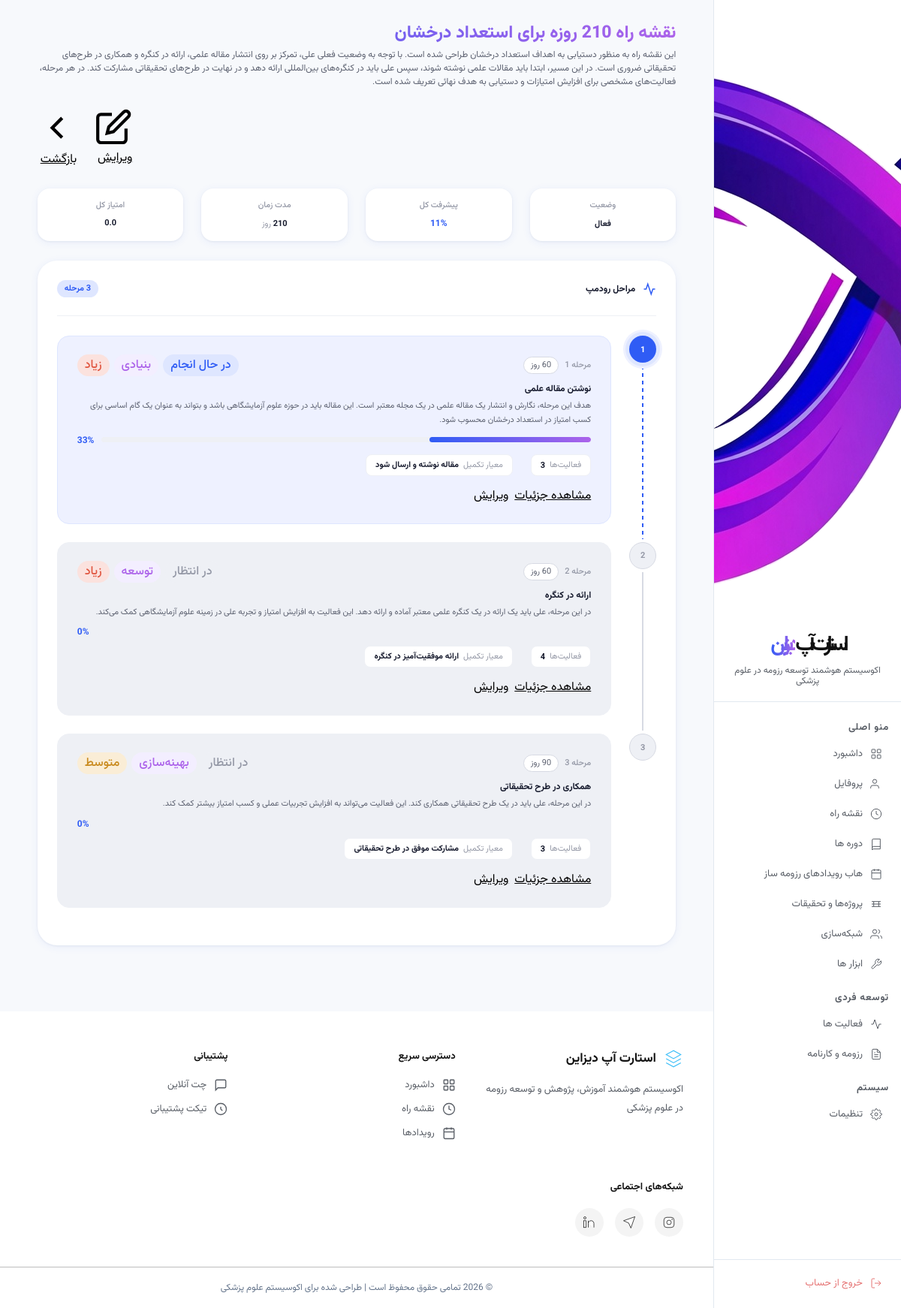
Page /roadmap/13/ (signed in) on the committed database.
### roadmap/models.py (models this page shows, shortened)
class Roadmap(models.Model):
    STATUS_CHOICES = [
        ('draft', 'پیش‌نویس'),
        ('active', 'فعال'),
        ('completed', 'تکمیل‌شده'),
        ('paused', 'متوقف'),
    ]
    GOAL_CHOICES = [
        ('estedad_darakhshan', 'استعداد درخشان'),
        ('40_emtiaz', '۴۰ امتیازی'),
        ('heyat_elmi', 'هیات علمی'),
        ('research_position', 'ریسرچ پوزیشن / فلوشیپ خارج'),
        ('general', 'بهبود عمومی'),
    ]
    user = models.ForeignKey(User, on_delete=models.CASCADE, related_name='roadmaps')
    title = models.CharField(max_length=255, verbose_name='عنوان رودمپ')
    description = models.TextField(blank=True, null=True, verbose_name='توضیحات')
    goal = models.CharField(max_length=50, choices=GOAL_CHOICES, verbose_name='هدف')
    goal_details = models.TextField(blank=True, null=True, verbose_name='جزئیات هدف')
    status = models.CharField(
        max_length=20,
        choices=STATUS_CHOICES,
        default='draft',
        verbose_name='وضعیت'
    )
    duration_days = models.PositiveIntegerField(
        validators=[MinValueValidator(1), MaxValueValidator(1095)],
        verbose_name='مدت زمان (روز)'
    )
    start_date = models.DateField(auto_now_add=True, verbose_name='تاریخ شروع')
    target_end_date = models.DateField(verbose_name='تاریخ هدف')
    ai_generated = models.BooleanField(default=False, verbose_name='تولید شده توسط AI')
    ai_prompt = models.TextField(blank=True, null=True, verbose_name='prompt AI')
    ai_analysis = models.JSONField(default=dict, blank=True, verbose_name='تحلیل AI')
    total_score = models.FloatField(default=0, verbose_name='امتیاز کل')
    score_breakdown = models.JSONField(default=dict, blank=True, verbose_name='تفکیک امتیاز')
    created_at = models.DateTimeField(auto_now_add=True)
    updated_at = models.DateTimeField(auto_now=True)
    class Meta:
        ordering = ['-created_at']
        verbose_name = 'نقشه راه'
        verbose_name_plural = 'نقشه‌های راه'
    def get_progress(self):
        stages = self.stages.all()
        if not stages:
            return 0
        total = sum(stage.get_progress() for stage in stages)
        return int(total / stages.count())
    def get_active_stage(self):
        return self.stages.filter(status='active').first()
    def get_remaining_days(self):
        from datetime import date
        remaining = (self.target_end_date - date.today()).days
        return max(0, remaining)

class Stage(models.Model):
    STATUS_CHOICES = [
        ('upcoming', 'در انتظار'),
        ('active', 'در حال انجام'),
        ('completed', 'تکمیل‌شده'),
    ]
    PHASE_TYPE_CHOICES = [
        ('foundation', 'بنیادی'),
        ('development', 'توسعه'),
        ('optimization', 'بهینه‌سازی'),
        ('execution', 'اجرا'),
    ]
    PRIORITY_CHOICES = [
        ('low', 'کم'),
        ('medium', 'متوسط'),
        ('high', 'زیاد'),
    ]
    roadmap = models.ForeignKey(Roadmap, on_delete=models.CASCADE, related_name='stages')
    order = models.PositiveIntegerField(verbose_name='ترتیب')
    title = models.CharField(max_length=255, verbose_name='عنوان مرحله')
    description = models.TextField(blank=True, null=True, verbose_name='توضیحات')
    objectives = models.TextField(blank=True, null=True, verbose_name='اهداف')
    status = models.CharField(
        max_length=20,
        choices=STATUS_CHOICES,
        default='upcoming',
        verbose_name='وضعیت'
    )
    phase_type = models.CharField(
        max_length=20,
        choices=PHASE_TYPE_CHOICES,
        blank=True,
        null=True,
        verbose_name='نوع فاز'
    )
    priority = models.CharField(
        max_length=10,
        choices=PRIORITY_CHOICES,
        default='medium',
        verbose_name='اولویت'
    )
    duration_days = models.PositiveIntegerField(verbose_name='مدت زمان (روز)')
    start_date = models.DateField(verbose_name='تاریخ شروع')
    end_date = models.DateField(verbose_name='تاریخ پایان')
    milestone = models.CharField(
        max_length=500,
        blank=True,
        null=True,
        verbose_name='نقطه عطف (معیار تکمیل)'
    )
    success_criteria = models.JSONField(default=list, blank=True, verbose_name='معیارهای موفقیت')
    risks = models.JSONField(default=list, blank=True, verbose_name='ریسک‌های احتمالی')
    recommended_resources = models.JSONField(default=list, blank=True, verbose_name='منابع پیشنهادی')
    created_at = models.DateTimeField(auto_now_add=True)
    updated_at = models.DateTimeField(auto_now=True)
    class Meta:
        ordering = ['roadmap', 'order']
        verbose_name = 'مرحله'
        verbose_name_plural = 'مراحل'
        unique_together = ('roadmap', 'order')
    def get_progress(self):
        activities = self.stage_activities.all()
        if not activities:
            return 0
        completed = activities.filter(is_completed=True).count()
        return int((completed / activities.count()) * 100)

### roadmap/views.py (the view)
# urls.py: path('<int:pk>/', views.roadmap_detail, name='roadmap_detail'),
@login_required
def roadmap_detail(request, pk):
    roadmap = get_object_or_404(Roadmap, pk=pk, user=request.user)
    stages = roadmap.stages.prefetch_related('stage_activities').order_by('order')
    score_data = calculate_roadmap_score(roadmap, roadmap.ai_analysis)
    roadmap.total_score = score_data['total_score']
    roadmap.score_breakdown = score_data['breakdown']
    roadmap.save()
    context = {
        'roadmap': roadmap,
        'stages': stages,
        'total_progress': roadmap.get_progress(),
        'total_duration': roadmap.duration_days,
        'active_stage_id': roadmap.get_active_stage().id if roadmap.get_active_stage() else None,
        'remaining_days': roadmap.get_remaining_days(),
        'score_breakdown': score_data['breakdown'],
    }
    return render(request, 'roadmap/roadmap_detail.html', context)

### roadmap/services/scoring.py (called while the page is built)
def calculate_roadmap_score(roadmap, profile_data: dict) -> dict:
    goal = roadmap.goal
    score_breakdown = {}
    total_score = 0
    if goal == 'estedad_darakhshan':
        score_breakdown = _score_estedad(profile_data)
    elif goal == '40_emtiaz':
        score_breakdown = _score_40emtiaz(profile_data)
    elif goal == 'heyat_elmi':
        score_breakdown = _score_heyat_elmi(profile_data)
    elif goal == 'research_position':
        score_breakdown = _score_research_position(profile_data)
    total_score = sum(v.get('score', 0) for v in score_breakdown.values())
    return {
        'total_score': total_score,
        'breakdown': score_breakdown,
    }

def _score_estedad(profile_data: dict) -> dict:
    articles = profile_data.get('articles', [])
    presentations = profile_data.get('presentations', [])
    isi_articles = [
        a for a in articles
        if a.get('index') in ['ISI / Web of Science', 'ISI + Scopus', 'Scopus']
    ]
    return {
        'articles': {
            'score': min(len(isi_articles) * 10, 50),
            'detail': f'{len(isi_articles)} مقاله ISI'
        },
        'presentations': {
            'score': min(len(presentations) * 5, 20),
            'detail': f'{len(presentations)} ارائه'
        },
    }

### templates/roadmap/roadmap_detail.html (shortened to what this page needs)
{% extends 'base.html' %}
{% load static %}
{% block extra_css %}
<link rel="stylesheet" href="{% static 'css/roadmap.css' %}">
{% endblock %}
{% block content %}
<div class="rm-page">
  <div class="rm-page-header">
    <div class="rm-header-left">
      <h1 class="rm-page-title">{{ roadmap.title }}</h1>
      <p class="rm-page-desc">{{ roadmap.description|default:"بدون توضیح" }}</p>
    </div>
    <div class="rm-header-actions">
      <a href="{% url 'roadmap:roadmap_edit' roadmap.id %}" class="rm-btn rm-btn-outline">
        <svg viewBox="0 0 24 24" fill="none" stroke="currentColor" stroke-width="2">
          <path d="M11 4H4a2 2 0 0 0-2 2v14a2 2 0 0 0 2 2h14a2 2 0 0 0 2-2v-7"/>
          <path d="M18.5 2.5a2.121 2.121 0 0 1 3 3L12 15l-4 1 1-4 9.5-9.5z"/>
        </svg>
        ویرایش
      </a>
      <a href="{% url 'roadmap:roadmap_list' %}" class="rm-btn rm-btn-outline">
        <svg viewBox="0 0 24 24" fill="none" stroke="currentColor" stroke-width="2">
          <polyline points="15 18 9 12 15 6"/>
        </svg>
        بازگشت
      </a>
    </div>
  </div>
  <div class="rm-stats-row">
    <div class="rm-stat-card">
      <span class="rm-stat-label">وضعیت</span>
      <span class="rm-stat-value">
        {% if roadmap.status == 'active' %}فعال
        {% elif roadmap.status == 'completed' %}تکمیل‌شده
        {% else %} {{ roadmap.get_status_display }}{% endif %}
      </span>
    </div>
    <div class="rm-stat-card">
      <span class="rm-stat-label">پیشرفت کل</span>
      <div class="rm-progress-wrap">
        <span class="rm-progress-pct">{{ total_progress }}%</span>
      </div>
    </div>
    <div class="rm-stat-card">
      <span class="rm-stat-label">مدت زمان</span>
      <span class="rm-stat-value">{{ total_duration }} <small>روز</small></span>
    </div>
    <div class="rm-stat-card">
      <span class="rm-stat-label">امتیاز کل</span>
      <span class="rm-stat-value">{{ roadmap.total_score|floatformat:1 }}</span>
    </div>
  </div>
  <div class="rm-body">
    <div class="rm-section-title">
      <svg viewBox="0 0 24 24" fill="none" stroke="currentColor" stroke-width="2">
        <polyline points="22 12 18 12 15 21 9 3 6 12 2 12"/>
      </svg>
      مراحل رودمپ
      <span class="title-badge">{{ stages|length }} مرحله</span>
    </div>
    {% if stages %}
    <div class="rm-timeline">
      {% for stage in stages %}
      {% with prog=stage.get_progress %}
      <div class="rm-step {% if prog == 100 %}rm-done{% elif stage.id == active_stage_id %}rm-active{% else %}rm-upcoming{% endif %}">
        <div class="rm-step-aside">
          <div class="rm-step-node {% if prog == 100 %}rm-node-done{% elif stage.id == active_stage_id %}rm-node-active{% else %}rm-node-upcoming{% endif %}">
            {% if prog == 100 %}
            <svg viewBox="0 0 24 24" fill="none" stroke="currentColor" stroke-width="3"><polyline points="20 6 9 17 4 12"/></svg>
            {% else %}{{ stage.order }}{% endif %}
          </div>
          {% if not forloop.last %}<div class="rm-step-line"></div>{% endif %}
        </div>
        <div class="rm-step-body">
          <div class="rm-step-header">
            <div class="rm-step-meta">
              <span class="rm-step-num">مرحله {{ stage.order }}</span>
              <span class="rm-step-period">{{ stage.duration_days }} روز</span>
            </div>
            <div class="rm-step-badges">
              <span class="tag {% if prog == 100 %}rm-status-done{% elif stage.id == active_stage_id %}rm-status-active{% else %}rm-status-upcoming{% endif %}">
                {% if prog == 100 %}تکمیل‌شده
                {% elif stage.id == active_stage_id %}در حال انجام
                {% else %}در انتظار{% endif %}
              </span>
              {% if stage.phase_type %}<span class="tag tag-phase">{{ stage.get_phase_type_display }}</span>{% endif %}
              {% if stage.priority %}<span class="tag tag-priority tag-priority-{{ stage.priority }}">{{ stage.get_priority_display }}</span>{% endif %}
            </div>
          </div>
          <div class="rm-step-title">{{ stage.title }}</div>
          {% if stage.description %}<div class="rm-step-desc">{{ stage.description }}</div>{% endif %}
          <div class="rm-step-progress">
            <div class="rm-progress-bar-track rm-progress-sm">
              <div class="rm-progress-bar-fill" style="width:{{ prog }}%"></div>
            </div>
            <span class="rm-progress-label">{{ prog }}%</span>
          </div>
          <div class="rm-step-quick-info">
            <div class="rm-quick-item">
              <span class="rm-quick-label">فعالیت‌ها</span>
              <span class="rm-quick-value">{{ stage.stage_activities.all|length }}</span>
            </div>
            {% if stage.milestone %}
            <div class="rm-quick-item">
              <span class="rm-quick-label">معیار تکمیل</span>
              <span class="rm-quick-value rm-quick-truncate">{{ stage.milestone }}</span>
            </div>
            {% endif %}
          </div>
          <div class="rm-step-footer">
            <a href="{% url 'roadmap:stage_detail' stage.id %}" class="rm-btn rm-btn-xs rm-btn-primary">مشاهده جزئیات</a>
            <a href="{% url 'roadmap:stage_edit' stage.id %}" class="rm-btn rm-btn-xs rm-btn-outline">ویرایش</a>
          </div>
        </div>
      </div>
      {% endwith %}
      {% endfor %}
    </div>
    {% endif %}
  </div>
</div>
{% endblock %}

### static/css/common.css (style rules this page uses)
*, *::before, *::after { box-sizing: border-box; margin: 0; padding: 0; }
html { scroll-behavior: smooth; }
:root { --gap: 26px; --gap-xs: calc(var(--gap) * 0.3); --gap-sm: calc(var(--gap) - 2px); --gap-smm: calc(var(--gap) - 6px); --gap-smmm: calc(var(--gap) - 12px); --gap-md: calc(var(--gap) * 0.75); --gap-lg: calc(var(--gap) + 2px); --gap-lgg: calc(var(--gap) + 6px); --gap-lggg: calc(var(--gap) + 12px); --gap-xl: calc(var(--gap) * 2); --gap-2xl: calc(var(--gap) * 3); --text: 8px; --text-xs: calc(var(--text) + 0px); --text-sm: calc(var(--text) + 1px); --text-base: calc(var(--text) + 2px); --text-lg: calc(var(--text) + 3px); --text-xl: calc(var(--text) + 4px); --text-2xl: calc(var(--text) + 5px); --text-3xl: calc(var(--text) + 7px); --text-4xl: calc(var(--text) + 9px); --text-5xl: calc(var(--text) + 11px); --text-6xl: calc(var(--text) + 15px); --text-7xl: calc(var(--text) + 20px); --bg-page: #eef0f5; --card: #ffffff; --card-soft: #f5f6fa; --line: #dbdada80; --bg: #F7F9FC; --white: #FFFFFF; --black: #111111; --paper: #f7f9fb; --ink: #20233F; --ink-900: #171b2e; --ink-700: #383d52; --ink-600: #5c6170; --ink-mid: #3a4a5a; --ink-400: #9498a6; --ink-200: #d7dae3; --ink-100: #eef0f5; --ink-muted: #8a9bac; --muted: #767b98; --text-1: #2D3748; --text-2: #3e4147; --text-muted: #595e66; --primary: #2f5cf5; --primary-ink: #1f3fc9; --primary-soft: #dee6ff; --primary-softer: #eef1ff; --primary-light: #EBF1FD; --primary-dark: var(--primary-ink); --primary-hover: var(--primary-ink); --accent: #7EC8C8; --accent-2: #00b89c; --accent-light: #E8F7F7; --blue: #3E63DD; --blue-soft: #7C93F5; --green: #1ea672; --green-soft: #dbf3ea; --red: #e0553f; --red-soft: #fbe2de; --red-deep: #B91C1C; --danger: #e84040; --amber: #c98a1e; --amber-soft: #faedd6; --purple: #ac63ea; --purple-deep: #5B21B6; --purple-soft: rgba(172, 99, 234, 0.12); --gold: #b8873a; --gold-soft: #f6ecda; --bg-1: #eef1ff; --bg-2: #f3eefc; --bg-card: var(--card); --card-bg: var(--card); --page-bg: var(--bg-page); --sidebar-bg: #FFFFFF; --border: #E2E8F0; --rule: #dde4ec; --radius: 10px; --radius-sm: 8px; --radius-card: 22px; --radius-lg: 26px; --radius-md: 16px; --sd-radius-lg: 20px; --sd-radius-md: 14px; --sd-radius-sm: 9px; --shadow-box: 0 2px 4px rgba(0, 0, 0, 0.05); --shadow-sm: 0 4px 10px rgba(20, 26, 46, .02); --shadow: 0 2px 8px rgba(91, 141, 239, 0.10); --shadow-md: 0 10px 30px rgba(20, 26, 46, .08); --shadow-card: 0 2px 12px rgba(47, 92, 245, .07), 0 1px 3px rgba(23, 27, 46, .06); --shadow-btn: 0 2px 8px rgba(47, 92, 245, .25); --shadow-elevated: 0 6px 24px rgba(47, 92, 245, .12), 0 2px 6px rgba(47, 92, 245, .06); --shadow-hover: 0 12px 32px rgba(47, 92, 245, .14); --shadow-lg: 0 20px 48px rgba(47, 92, 245, 0.14); --shadow-glow: 0 0 0 6px var(--primary-softer); --sd-shadow: 0 2px 12px rgba(47, 92, 245, .07); --sd-shadow-md: 0 4px 24px rgba(47, 92, 245, .11); --transition: 0.15s ease; --ease: cubic-bezier(.22, 1, .36, 1); --sd-primary: var(--primary); --sd-primary-soft: var(--primary-soft); --sd-green: var(--green); --sd-green-soft: var(--green-soft); --sd-amber: var(--amber); --sd-amber-soft: var(--amber-soft); --sd-red: var(--red); --sd-red-soft: var(--red-soft); --sd-ink-900: var(--ink-900); --sd-ink-600: var(--ink-600); --sd-ink-400: var(--ink-400); --sd-ink-200: var(--ink-200); --sd-bg: var(--bg-page); --sd-white: var(--card); }
body { background: var(--bg); color: var(--text); min-height: 100vh; display: flex; }
html, body, p, span, div, h1, td, h2, h3, h4, h5, h6, a, li, ul, ol, label, small, medium, strong, em, b, i, blockquote, q, cite, code, pre, button, input, textarea, select, option { font-family: "Vazirmatn", "Roboto", sans-serif; }
* { scrollbar-width: thin; scrollbar-color: var(--ink-200) transparent; box-sizing: border-box; }
a { color: inherit; }
.tag { display: inline-flex; align-items: center; justify-content: center; width: fit-content; white-space: nowrap; font-weight: 500; border-radius: 999px; padding: 2px 10px; }

### rows in the picture
Roadmap: title "نقشه راه 210 روزه برای استعداد درخشان", description "این نقشه راه به منظور دستیابی به اهداف استعداد درخشان طراحی شده است. با توجه به وضعیت فعلی علی، تمرکز بر روی انتشار مقاله علمی، ارائه در کنگره و همکاری در طرح‌های تحقیقاتی ضروری است. در این مسیر، ابتدا باید مقالات علمی نوشته شوند، سپس علی باید در کنگره‌های بین‌المللی ارائه دهد و در نهایت در طرح‌های تحقیقاتی مشارکت کند. در هر مرحله، فعالیت‌های مشخصی برای افزایش امتیازات و دستیابی به هدف نهائی تعریف شده است.", total_score "0.0"
Stage: order "1", shows "در حال انجام", phase_type "بنیادی", priority "زیاد", title "نوشتن مقاله علمی", description "هدف این مرحله، نگارش و انتشار یک مقاله علمی در یک مجله معتبر است. این مقاله باید در حوزه علوم آزمایشگاهی باشد و بتواند به عنوان یک گام اساسی برای کسب امتیاز در استعداد درخشان محسوب شود.", get_progress "33", stage_activities.all|length "3", milestone "مقاله نوشته و ارسال شود"
Stage: order "2", shows "در انتظار", phase_type "توسعه", priority "زیاد", title "ارائه در کنگره", description "در این مرحله، علی باید یک ارائه در یک کنگره علمی معتبر آماده و ارائه دهد. این فعالیت به افزایش امتیاز و تجربه علی در زمینه علوم آزمایشگاهی کمک می‌کند.", get_progress "0", stage_activities.all|length "4", milestone "ارائه موفقیت‌آمیز در کنگره"
Stage: order "3", shows "در انتظار", phase_type "بهینه‌سازی", priority "متوسط", title "همکاری در طرح تحقیقاتی", description "در این مرحله، علی باید در یک طرح تحقیقاتی همکاری کند. این فعالیت می‌تواند به افزایش تجربیات عملی و کسب امتیاز بیشتر کمک کند.", get_progress "0", stage_activities.all|length "3", milestone "مشارکت موفق در طرح تحقیقاتی"

### other values in the picture
{{ total_progress }} "11"
{{ total_duration }} "210"
